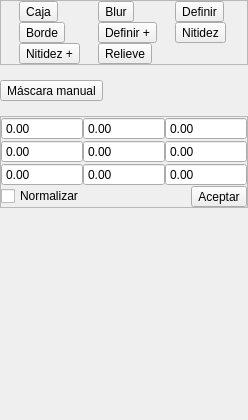
       <widget class="QWidget" name="page_mask">
        <property name="geometry">
         <rect>
          <x>0</x>
          <y>0</y>
          <width>248</width>
          <height>420</height>
         </rect>
        </property>
        <attribute name="icon">
         <iconset>
          <normaloff>../logos/mask.svg</normaloff>../logos/mask.svg</iconset>
        </attribute>
        <attribute name="label">
         <string>Máscara</string>
        </attribute>
        <layout class="QVBoxLayout" name="verticalLayout_12">
         <property name="spacing">
          <number>15</number>
         </property>
         <property name="leftMargin">
          <number>0</number>
         </property>
         <property name="topMargin">
          <number>0</number>
         </property>
         <property name="rightMargin">
          <number>0</number>
         </property>
         <property name="bottomMargin">
          <number>0</number>
         </property>
         <item>
          <widget class="QFrame" name="frame">
           <property name="frameShape">
            <enum>QFrame::StyledPanel</enum>
           </property>
           <property name="frameShadow">
            <enum>QFrame::Raised</enum>
           </property>
           <layout class="QGridLayout" name="gridLayout_3">
            <property name="leftMargin">
             <number>0</number>
            </property>
            <property name="topMargin">
             <number>0</number>
            </property>
            <property name="rightMargin">
             <number>0</number>
            </property>
            <property name="bottomMargin">
             <number>0</number>
            </property>
            <property name="spacing">
             <number>0</number>
            </property>
            <item row="0" column="0">
             <widget class="QToolButton" name="promedio_ms">
              <property name="text">
               <string>Caja</string>
              </property>
              <property name="icon">
               <iconset>
                <normaloff>../logos/lenna_caja.svg</normaloff>../logos/lenna_caja.svg</iconset>
              </property>
              <property name="iconSize">
               <size>
                <width>50</width>
                <height>50</height>
               </size>
              </property>
              <property name="toolButtonStyle">
               <enum>Qt::ToolButtonTextUnderIcon</enum>
              </property>
             </widget>
            </item>
            <item row="3" column="0">
             <widget class="QToolButton" name="nitidez_1_ms">
              <property name="text">
               <string>Nitidez +</string>
              </property>
              <property name="icon">
               <iconset>
                <normaloff>../logos/lenna_nitidez_plus.svg</normaloff>../logos/lenna_nitidez_plus.svg</iconset>
              </property>
              <property name="iconSize">
               <size>
                <width>50</width>
                <height>50</height>
               </size>
              </property>
              <property name="toolButtonStyle">
               <enum>Qt::ToolButtonTextUnderIcon</enum>
              </property>
             </widget>
            </item>
            <item row="2" column="3">
             <widget class="QToolButton" name="nitidez_ms">
              <property name="text">
               <string>Nitidez</string>
              </property>
              <property name="icon">
               <iconset>
                <normaloff>../logos/lenna_nitidez.svg</normaloff>../logos/lenna_nitidez.svg</iconset>
              </property>
              <property name="iconSize">
               <size>
                <width>50</width>
                <height>50</height>
               </size>
              </property>
              <property name="toolButtonStyle">
               <enum>Qt::ToolButtonTextUnderIcon</enum>
              </property>
             </widget>
            </item>
            <item row="2" column="0">
             <widget class="QToolButton" name="borde_ms">
              <property name="text">
               <string>Borde</string>
              </property>
              <property name="icon">
               <iconset>
                <normaloff>../logos/lenna_borde.svg</normaloff>../logos/lenna_borde.svg</iconset>
              </property>
              <property name="iconSize">
               <size>
                <width>50</width>
                <height>50</height>
               </size>
              </property>
              <property name="toolButtonStyle">
               <enum>Qt::ToolButtonTextUnderIcon</enum>
              </property>
             </widget>
            </item>
            <item row="0" column="1">
             <widget class="QToolButton" name="blur_ms">
              <property name="text">
               <string>Blur</string>
              </property>
              <property name="icon">
               <iconset>
                <normaloff>../logos/lenna_blur.svg</normaloff>../logos/lenna_blur.svg</iconset>
              </property>
              <property name="iconSize">
               <size>
                <width>50</width>
                <height>50</height>
               </size>
              </property>
              <property name="toolButtonStyle">
               <enum>Qt::ToolButtonTextUnderIcon</enum>
              </property>
             </widget>
            </item>
            <item row="0" column="3">
             <widget class="QToolButton" name="definir_ms">
              <property name="text">
               <string>Definir</string>
              </property>
              <property name="icon">
               <iconset>
                <normaloff>../logos/lenna_definir.svg</normaloff>../logos/lenna_definir.svg</iconset>
              </property>
              <property name="iconSize">
               <size>
                <width>50</width>
                <height>50</height>
               </size>
              </property>
              <property name="toolButtonStyle">
               <enum>Qt::ToolButtonTextUnderIcon</enum>
              </property>
             </widget>
            </item>
            <item row="2" column="1">
             <widget class="QToolButton" name="def_r_ms">
              <property name="text">
               <string>Definir +</string>
              </property>
              <property name="icon">
               <iconset>
                <normaloff>../logos/lenna_definir_plus.svg</normaloff>../logos/lenna_definir_plus.svg</iconset>
              </property>
              <property name="iconSize">
               <size>
                <width>50</width>
                <height>50</height>
               </size>
              </property>
              <property name="toolButtonStyle">
               <enum>Qt::ToolButtonTextUnderIcon</enum>
              </property>
             </widget>
            </item>
            <item row="3" column="1">
             <widget class="QToolButton" name="relieve_ms">
              <property name="text">
               <string>Relieve</string>
              </property>
              <property name="icon">
               <iconset>
                <normaloff>../logos/lenna_relieve.svg</normaloff>../logos/lenna_relieve.svg</iconset>
              </property>
              <property name="iconSize">
               <size>
                <width>50</width>
                <height>50</height>
               </size>
              </property>
              <property name="toolButtonStyle">
               <enum>Qt::ToolButtonTextUnderIcon</enum>
              </property>
             </widget>
            </item>
           </layout>
          </widget>
         </item>
         <item>
          <layout class="QVBoxLayout" name="verticalLayout_10">
           <property name="leftMargin">
            <number>0</number>
           </property>
           <property name="topMargin">
            <number>0</number>
           </property>
           <item>
            <widget class="QToolButton" name="mask_manual">
             <property name="text">
              <string>Máscara manual</string>
             </property>
            </widget>
           </item>
          </layout>
         </item>
         <item>
          <widget class="QFrame" name="frame_2">
           <property name="frameShape">
            <enum>QFrame::StyledPanel</enum>
           </property>
           <property name="frameShadow">
            <enum>QFrame::Raised</enum>
           </property>
           <layout class="QVBoxLayout" name="verticalLayout_3">
            <property name="spacing">
             <number>0</number>
            </property>
            <property name="leftMargin">
             <number>0</number>
            </property>
            <property name="topMargin">
             <number>0</number>
            </property>
            <property name="rightMargin">
             <number>0</number>
            </property>
            <property name="bottomMargin">
             <number>0</number>
            </property>
            <item>
             <layout class="QGridLayout" name="gridLayout_4">
              <property name="leftMargin">
               <number>0</number>
              </property>
              <property name="topMargin">
               <number>0</number>
              </property>
              <property name="rightMargin">
               <number>0</number>
              </property>
              <property name="bottomMargin">
               <number>0</number>
              </property>
              <property name="spacing">
               <number>0</number>
              </property>
              <item row="2" column="2">
               <widget class="QDoubleSpinBox" name="sp_ms_22">
                <property name="buttonSymbols">
                 <enum>QAbstractSpinBox::NoButtons</enum>
                </property>
                <property name="minimum">
                 <double>-10.000000000000000</double>
                </property>
                <property name="maximum">
                 <double>10.000000000000000</double>
                </property>
               </widget>
              </item>
              <item row="0" column="1">
               <widget class="QDoubleSpinBox" name="sp_ms_01">
                <property name="buttonSymbols">
                 <enum>QAbstractSpinBox::NoButtons</enum>
                </property>
                <property name="minimum">
                 <double>-10.000000000000000</double>
                </property>
                <property name="maximum">
                 <double>10.000000000000000</double>
                </property>
               </widget>
              </item>
              <item row="0" column="0">
               <widget class="QDoubleSpinBox" name="sp_ms_00">
                <property name="buttonSymbols">
                 <enum>QAbstractSpinBox::NoButtons</enum>
                </property>
                <property name="minimum">
                 <double>-10.000000000000000</double>
                </property>
                <property name="maximum">
                 <double>10.000000000000000</double>
                </property>
               </widget>
              </item>
              <item row="0" column="2">
               <widget class="QDoubleSpinBox" name="sp_ms_02">
                <property name="buttonSymbols">
                 <enum>QAbstractSpinBox::NoButtons</enum>
                </property>
                <property name="minimum">
                 <double>-10.000000000000000</double>
                </property>
                <property name="maximum">
                 <double>10.000000000000000</double>
                </property>
               </widget>
              </item>
              <item row="2" column="1">
               <widget class="QDoubleSpinBox" name="sp_ms_21">
                <property name="buttonSymbols">
                 <enum>QAbstractSpinBox::NoButtons</enum>
                </property>
                <property name="minimum">
                 <double>-10.000000000000000</double>
                </property>
                <property name="maximum">
                 <double>10.000000000000000</double>
                </property>
               </widget>
              </item>
              <item row="2" column="0">
               <widget class="QDoubleSpinBox" name="sp_ms_20">
                <property name="buttonSymbols">
                 <enum>QAbstractSpinBox::NoButtons</enum>
                </property>
                <property name="minimum">
                 <double>-10.000000000000000</double>
                </property>
                <property name="maximum">
                 <double>10.000000000000000</double>
                </property>
               </widget>
              </item>
              <item row="1" column="0">
               <widget class="QDoubleSpinBox" name="sp_ms_10">
                <property name="buttonSymbols">
                 <enum>QAbstractSpinBox::NoButtons</enum>
                </property>
                <property name="minimum">
                 <double>-10.000000000000000</double>
                </property>
                <property name="maximum">
                 <double>10.000000000000000</double>
                </property>
               </widget>
              </item>
              <item row="1" column="1">
               <widget class="QDoubleSpinBox" name="sp_ms_11">
                <property name="buttonSymbols">
                 <enum>QAbstractSpinBox::NoButtons</enum>
                </property>
                <property name="minimum">
                 <double>-10.000000000000000</double>
                </property>
                <property name="maximum">
                 <double>10.000000000000000</double>
                </property>
               </widget>
              </item>
              <item row="1" column="2">
               <widget class="QDoubleSpinBox" name="sp_ms_12">
                <property name="buttonSymbols">
                 <enum>QAbstractSpinBox::NoButtons</enum>
                </property>
                <property name="minimum">
                 <double>-10.000000000000000</double>
                </property>
                <property name="maximum">
                 <double>10.000000000000000</double>
                </property>
               </widget>
              </item>
             </layout>
            </item>
            <item>
             <layout class="QHBoxLayout" name="horizontalLayout">
              <property name="spacing">
               <number>0</number>
              </property>
              <property name="leftMargin">
               <number>0</number>
              </property>
              <property name="topMargin">
               <number>0</number>
              </property>
              <item>
               <widget class="QCheckBox" name="n_mask">
                <property name="text">
                 <string>Normalizar</string>
                </property>
               </widget>
              </item>
              <item>
               <widget class="QToolButton" name="acept_mask">
                <property name="text">
                 <string>Aceptar</string>
                </property>
                <property name="icon">
                 <iconset>
                  <normaloff>../logos/aceptar_c.svg</normaloff>../logos/aceptar_c.svg</iconset>
                </property>
                <property name="iconSize">
                 <size>
                  <width>25</width>
                  <height>30</height>
                 </size>
                </property>
                <property name="toolButtonStyle">
                 <enum>Qt::ToolButtonFollowStyle</enum>
                </property>
               </widget>
              </item>
             </layout>
            </item>
           </layout>
          </widget>
         </item>
         <item>
          <spacer name="vertical_spacer_mask">
           <property name="orientation">
            <enum>Qt::Vertical</enum>
           </property>
           <property name="sizeHint" stdset="0">
            <size>
             <width>20</width>
             <height>72</height>
            </size>
           </property>
          </spacer>
         </item>
        </layout>
       </widget>
